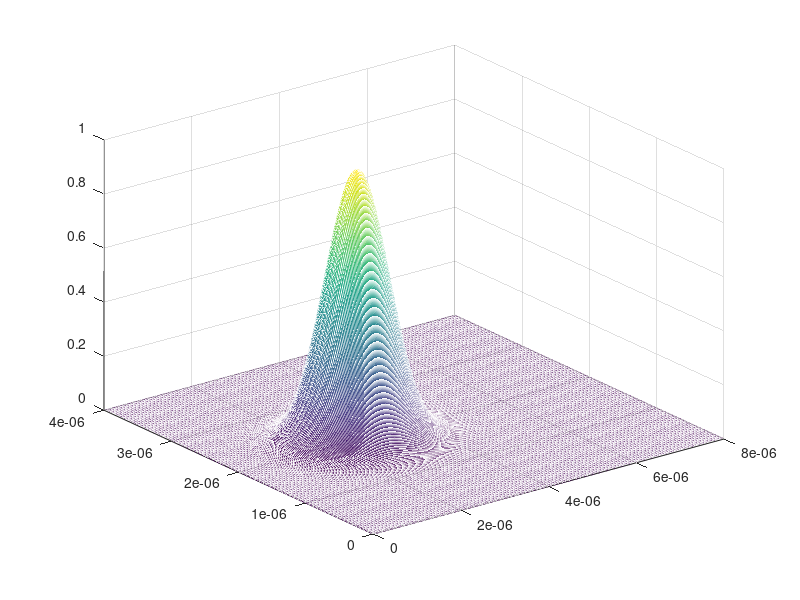

Here is the MATLAB script that generated this plot: (Note: this script raises an error after producing the figure.)
% author: Jishen Li
%%--------------------------------------------------------------------------
% physical parameter
c=2.99792458e8;  % m/s
u0=4*pi*1e-7;   %H/m
e0=1/c/c/u0;
%%-------------------------------------------------------------------------
% question setup
lambda_0= 1.3e-6;   %   unit/m;
nb=3.2;     % refraction index
nc=3.4;
n_eff=3.2608;

f=c/lambda_0;   %Hz
betaz=2*pi*f*n_eff*sqrt(e0*u0);

h=0.3e-6;   % /m 
WR_l=1.6e-6;    % width of left waveguide   
WR_r=1.7e-6;    % width of right waveguide
S= 1e-6;


%%-----------------------------------------------------------------------
% numerical setup
Lx=8e-6; % unit:m
Ly=4e-6;
Lz=4000e-6;
dx=2e-8;
dy=2e-8;
dz=4e-6;

%%-----------------------------------------------------------------------
% initialization
x=0:dx:Lx;
y=0:dy:Ly;
z=0:dz:Lz;
E=zeros(length(y),length(x),length(z));  % Ez Hx Hy for update step\

er=nb.^2*ones(length(y),length(x)); % er_distribution
n_xL2=round((Lx/2-S/2)./dx);        % node number for guide boundaries
n_xL1=round((Lx/2-S/2-WR_l)./dx);
n_xR1=round((Lx/2+S/2)./dx);
n_xR2=round((Lx/2+S/2+WR_r)./dx);
n_h1=round((Ly/2-h/2)./dy);
n_h2=round((Ly/2+h/2)./dy);
er(n_h1:n_h2,n_xL1:n_xL2)=nc.^2;    % left waveguide
er(n_h1:n_h2,n_xR1:n_xR2)=nc.^2;  % right waveguide

% C=(2*pi*f).^2*u0*e0.*(er-n_eff^2);
C=(2*pi*f).^2*u0*e0.*er-betaz.^2;   
Ay=1./dz-1i/betaz/dy/dy+1i.*C./4/betaz; % diagonal terms
Bx=1./dz+1i/betaz/dx/dx-1i.*C./4/betaz;
Ax=1./dz-1i/betaz/dx/dx+1i.*C./4/betaz;
By=1./dz+1i/betaz/dy/dy-1i.*C./4/betaz;
Sid_x=1i/2/betaz/dx/dx;     % off-diagonal terms
Sid_y=1i/2/betaz/dy/dy;

%%-------------------------------------------------------------------------------------------------------
% Source initialization

E_max = 1;  % V/m
m_x = Lx/2-S/2-WR_l/2;  % center of gauusian 
m_y = Ly/2;
% p=0.43;     % p,q adjust the x,y direction variance
% q=0.923;
p=0.405;     % p,q adjust the x,y direction variance
q=0.866;
theta_x=WR_l/2*sqrt(-1/2/log(p));
theta_y=h/2*sqrt(-1/2/log(q));
E_src=E_max.*exp(-1/2*(y.'-m_y).^2/theta_y/theta_y)*exp(-1/2*(x-m_x).^2/theta_x/theta_x);
E(:,:,1)=E_src; % gaussian as source

figure(1);
mesh(x,y,E_src);  
%%-------------------------------------------------------------------------------------------------------
% update iteration
% function tridiag() to fast compute tri-diagonal matrix equation 
figure();
for n=1:length(z)-1
    if (mod(n,2)==1)    % n+1 step: x--explicit, y--implicit
        for i=2:length(x)-1
            RH1=sum([-Sid_x*ones(length(y)-2,1) Bx(2:end-1,i) -Sid_x*ones(length(y)-2,1)].*E(2:end-1,i-1:i+1,n),2);
            E(2:end-1,i,n+1) = tridiag(Ay(2:end-1,i),Sid_y*ones(1,length(y)),Sid_y*ones(1,length(y)),RH1);
        end
    else
        for j=2:length(y)-1 % n+2 step: x--implicit, y--explicit
            RH2=sum([-Sid_y*ones(1,length(x)-2); By(j,2:end-1); -Sid_y*ones(1,length(x)-2)].*E(j-1:j+1,2:end-1,n),1);
            E(j,2:end-1,n+1) = tridiag(Ax(j,2:end-1),Sid_x*ones(1,length(x)),Sid_x*ones(1,length(x)),RH2);
        end        
    end

end
    E_show=reshape(E((length(y)+1)/2,:,:),length(x),length(z));
    mesh(z,x,abs(E_show));
%  mesh(E_src);

%--------------------------------------------------------------------
% plot results
E_show=reshape(E((length(y)+1)/2,:,:),length(x),length(z));

figure(1)
mesh(x,y,E_src);  
xlabel('x axis / m');
ylabel('y axis / m');
zlabel('E_z magnitude / V/m');
colorbar();
view(2);

figure(2)
mesh(z,x,abs(E_show));
xlabel('z axis / m');
ylabel('x axis / m');
zlabel('E_z magnitude / V/m');
colorbar();
view(2);

E_show2=reshape(E(:,:,450),length(y),length(x));
figure(3)
mesh(x,y,abs(E_show2));
xlabel('x axis / m');
ylabel('y axis / m');
zlabel('E_z magnitude / V/m');
colorbar();
view(2);